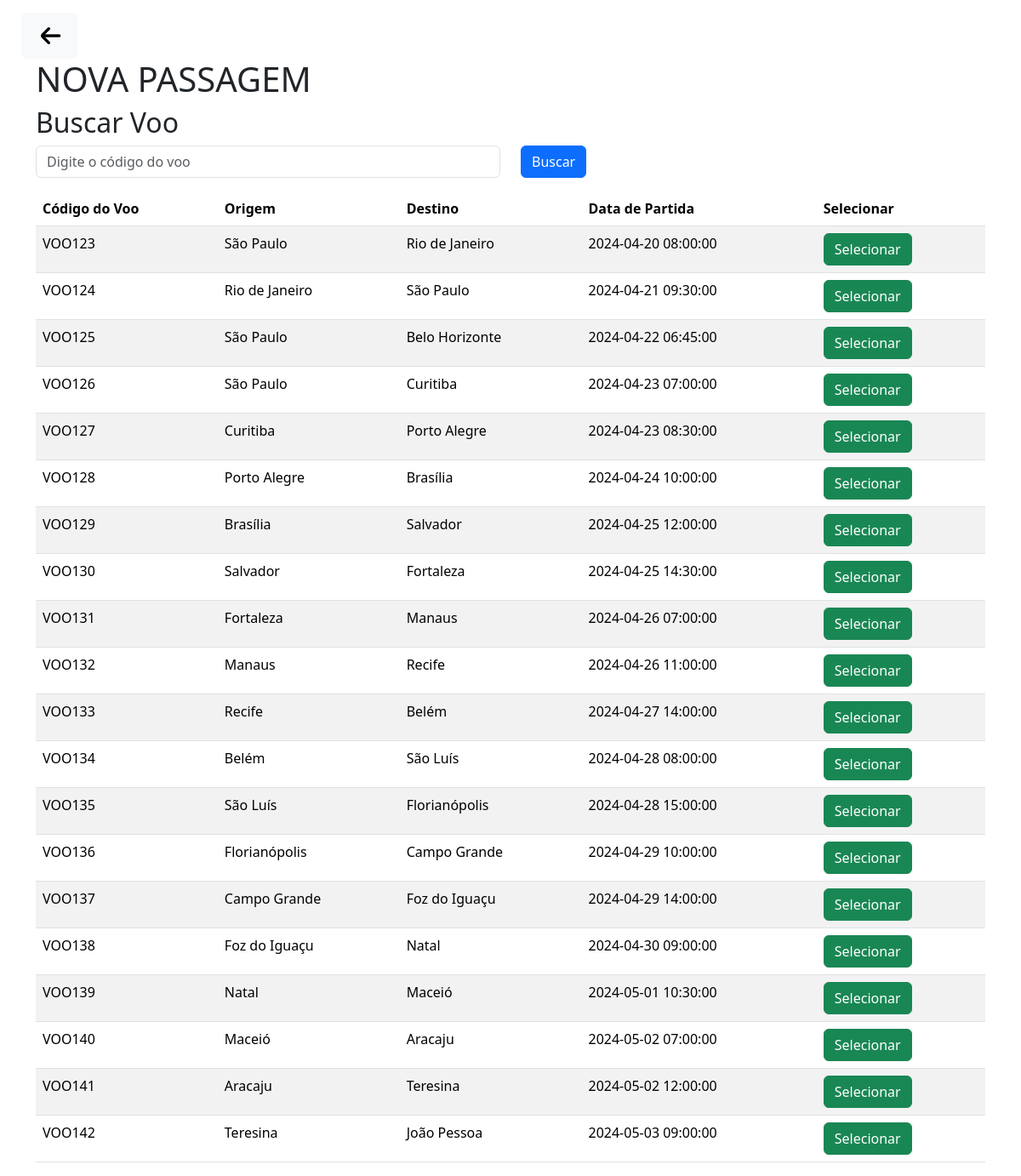
The app's page /passagem/addPasagemCliente.php (signed in) with its own data.
### tables this page shows
CREATE TABLE VOOS (
    ID_VOO INT PRIMARY KEY AUTO_INCREMENT NOT NULL,
    CODIGO_VOO VARCHAR(100) UNIQUE NOT NULL,
    LOCAL_DE_ORIGEM VARCHAR(100) NOT NULL,
    LOCAL_DE_DESTINO VARCHAR(100) NOT NULL,
    DATA_IDA VARCHAR(100) NOT NULL,
    DATA_CHEGADA VARCHAR(100) NOT NULL,
    PORTAO_EMBARQUE VARCHAR(100) NOT NULL,
    AERONAVE VARCHAR(100) NOT NULL,
    CODIGO_AERONAVE VARCHAR(100) NOT NULL,
    OPERADORA VARCHAR(100) NOT NULL,
    VOOIMAGEMPATH VARCHAR(200) NOT NULL
);

### passagem/addPasagemCliente.php (the view, shortened to what this page needs)
<?php
include('../connections/connection.php');
if ($conn) {
        $selectedFlightDetails = null;
        $idVooSelected = null;
        if(isset($_POST['searchInput'])) {
            $searchInput = $_POST['searchInput'];
            $sql_search = "SELECT * FROM VOOS WHERE CODIGO_VOO LIKE '%$searchInput%' OR LOCAL_DE_ORIGEM LIKE '%$searchInput%' OR LOCAL_DE_DESTINO LIKE '%$searchInput%'";
            $result_search = $conn->query($sql_search);
        }
        else{
            $sql_search = "SELECT * FROM VOOS";
            $result_search = $conn->query($sql_search);
        }
    } else {
        exit;
    }
    ?>
    <!DOCTYPE html>
    <html lang="pt-br">
    <head>
        <link rel="stylesheet" href="./style.css">
        <link rel="stylesheet" href="../node_modules/bootstrap/dist/css/bootstrap.min.css">
    </head>
    <body>
        <div class="toast-container position-fixed bottom-0 end-0 p-3">
        </div>
        <div id="conteinerButtom">
            <a id="botaoVoltar" type="button" class="btn btn-light" href="../homes/homeCliente.php"><img src="../imagens/iconVoltar.png" alt="voltarHome" style="width: 40px; height: 40px"></a>
        </div>
        <div class="container">
            <h1>NOVA PASSAGEM</h1>
            <?php if(isset($selectedFlightDetails)){ ?>
            <div class="row">
                <div class="col-lg-6">
                    <form method="POST" enctype="multipart/form-data">
                    <div class="mt-3">
                        <h4>Voo Selecionado:</h4>
                        <p><strong>Código do Voo:</strong> <?php echo $selectedFlightDetails['CODIGO_VOO']; ?></p>
                        <p><strong>Origem:</strong> <?php echo $selectedFlightDetails['LOCAL_DE_ORIGEM']; ?></p>
                        <p><strong>Destino:</strong> <?php echo $selectedFlightDetails['LOCAL_DE_DESTINO']; ?></p>
                        <p><strong>Data de Partida:</strong> <?php echo $selectedFlightDetails['DATA_IDA']; ?></p>
                        <p><strong>Operadora:</strong> <?php echo $selectedFlightDetails['OPERADORA']; ?></p>
                    </div>
                </div>
                <div class="col-lg-6">
                        <div class="mb-3">
                            <label for="txtCodigoPassagem" class="form-label">Código da Passagem</label>
                            <input type="text" name="txtCodigoPassagem" class="form-control" id="txtCodigoPassagem">
                        </div>
                        <div class="mb-3">
                            <label for="txtNomePassageiro" class="form-label">Nome Completo do Passageiro:</label>
                            <input type="text" name="txtNomePassageiro" class="form-control" id="txtNomePassageiro">
                        </div>
                        <div class="mb-3">
                            <label for="txtCpfPassageiro" class="form-label">CPF Passageiro:</label>
                            <input type="text" name="txtCpfPassageiro" class="form-control" id="txtCpfPassageiro" placeholder="xxx.xxx.xxx-xx" maxlength="14" oninput="formatarCpf(this)">
                        </div>
                        <div class="mb-3">
                            <label for="txtCpfPassageiro" class="form-label">Assento:</label>
                            <input type="text" name="txtAssento" class="form-control" id="txtAssento" placeholder="" maxlength="5">
                        </div>
                        <div class="mb-3">
                            <label for="txtClasse" class="form-label">Classe:</label>
                            <select class="form-select" name="txtClasse" id="txtClasse">
                                <option value="Econômica">Econômica</option>
                                <option value="Econômica Plus">Econômica Plus</option>
                                <option value="Executiva">Executiva</option>
                                <option value="Primeira Classe">Primeira Classe</option>
                            </select>
                        </div>
                        <input type="hidden" name="selectedFlightId" value="<?php echo $idVooSelected; ?>">
                        <button type="submit" name="AdicionarPasagem" class="btn btn-success">Adicionar Passagem</button>
                    </form>
                </div>
                    <?php }
                    else{
                        ?>
                        <div class="col-lg">
                        <h2>Buscar Voo</h2>
                        <form method="POST">
                            <div class="row">
                                <div class="col-lg-6">
                                    <input type="text" name="searchInput" class="form-control mb-3" placeholder="Digite o código do voo">
                                </div>
                                <div class="col-lg-6">
                                    <button type="submit" class="btn btn-primary">Buscar</button>
                                </div>
                            </div>
                        </form>
                        <div class="table-responsive">
                        <table class="table table-striped">
                            <thead>
                                <tr>
                                    <th>Código do Voo</th>
                                    <th>Origem</th>
                                    <th>Destino</th>
                                    <th>Data de Partida</th>
                                    <th>Selecionar</th>
                                </tr>
                            </thead>
                            <tbody>
                                <?php
                                if (isset($result_search) && $result_search->num_rows > 0) {
                                    while ($row = $result_search->fetch_assoc()) {
                                        echo "<tr>";
                                        echo "<td>" . $row['CODIGO_VOO'] . "</td>";
                                        echo "<td>" . $row['LOCAL_DE_ORIGEM'] . "</td>";
                                        echo "<td>" . $row['LOCAL_DE_DESTINO'] . "</td>";
                                        echo "<td>" . $row['DATA_IDA'] . "</td>";
                                        echo "<td><form method='POST'><input type='hidden' name='selectedFlightId' value='" . $row['ID_VOO'] . "'><button type='submit' class='btn btn-success'>Selecionar</button></form></td>";
                                        echo "</tr>";
                                    }
                                } else {
                                    ?>
                                <div class="alert alert-warning" role="alert">
                                    Nenhum voo encontrado.
                                 </div>
                                <?php
                                }
                                ?>
                            </tbody>
                        </table>
                    </div>
                    <?php
                    }?>
                </div>
            </div>
</body>
</html>

### passagem/style.css (style rules this page uses)
#botaoVoltar { margin-top: 15px; margin-left: 25px; }

### records on screen
voos: CODIGO_VOO "VOO123", LOCAL_DE_ORIGEM "São Paulo", LOCAL_DE_DESTINO "Rio de Janeiro", DATA_IDA "2024-04-20 08:00:00"
voos: CODIGO_VOO "VOO124", LOCAL_DE_ORIGEM "Rio de Janeiro", LOCAL_DE_DESTINO "São Paulo", DATA_IDA "2024-04-21 09:30:00"
voos: CODIGO_VOO "VOO125", LOCAL_DE_ORIGEM "São Paulo", LOCAL_DE_DESTINO "Belo Horizonte", DATA_IDA "2024-04-22 06:45:00"
voos: CODIGO_VOO "VOO126", LOCAL_DE_ORIGEM "São Paulo", LOCAL_DE_DESTINO "Curitiba", DATA_IDA "2024-04-23 07:00:00"
voos: CODIGO_VOO "VOO127", LOCAL_DE_ORIGEM "Curitiba", LOCAL_DE_DESTINO "Porto Alegre", DATA_IDA "2024-04-23 08:30:00"
voos: CODIGO_VOO "VOO128", LOCAL_DE_ORIGEM "Porto Alegre", LOCAL_DE_DESTINO "Brasília", DATA_IDA "2024-04-24 10:00:00"
voos: CODIGO_VOO "VOO129", LOCAL_DE_ORIGEM "Brasília", LOCAL_DE_DESTINO "Salvador", DATA_IDA "2024-04-25 12:00:00"
voos: CODIGO_VOO "VOO130", LOCAL_DE_ORIGEM "Salvador", LOCAL_DE_DESTINO "Fortaleza", DATA_IDA "2024-04-25 14:30:00"
voos: CODIGO_VOO "VOO131", LOCAL_DE_ORIGEM "Fortaleza", LOCAL_DE_DESTINO "Manaus", DATA_IDA "2024-04-26 07:00:00"
voos: CODIGO_VOO "VOO132", LOCAL_DE_ORIGEM "Manaus", LOCAL_DE_DESTINO "Recife", DATA_IDA "2024-04-26 11:00:00"
voos: CODIGO_VOO "VOO133", LOCAL_DE_ORIGEM "Recife", LOCAL_DE_DESTINO "Belém", DATA_IDA "2024-04-27 14:00:00"
voos: CODIGO_VOO "VOO134", LOCAL_DE_ORIGEM "Belém", LOCAL_DE_DESTINO "São Luís", DATA_IDA "2024-04-28 08:00:00"
voos: CODIGO_VOO "VOO135", LOCAL_DE_ORIGEM "São Luís", LOCAL_DE_DESTINO "Florianópolis", DATA_IDA "2024-04-28 15:00:00"
voos: CODIGO_VOO "VOO136", LOCAL_DE_ORIGEM "Florianópolis", LOCAL_DE_DESTINO "Campo Grande", DATA_IDA "2024-04-29 10:00:00"
voos: CODIGO_VOO "VOO137", LOCAL_DE_ORIGEM "Campo Grande", LOCAL_DE_DESTINO "Foz do Iguaçu", DATA_IDA "2024-04-29 14:00:00"
voos: CODIGO_VOO "VOO138", LOCAL_DE_ORIGEM "Foz do Iguaçu", LOCAL_DE_DESTINO "Natal", DATA_IDA "2024-04-30 09:00:00"
voos: CODIGO_VOO "VOO139", LOCAL_DE_ORIGEM "Natal", LOCAL_DE_DESTINO "Maceió", DATA_IDA "2024-05-01 10:30:00"
voos: CODIGO_VOO "VOO140", LOCAL_DE_ORIGEM "Maceió", LOCAL_DE_DESTINO "Aracaju", DATA_IDA "2024-05-02 07:00:00"
voos: CODIGO_VOO "VOO141", LOCAL_DE_ORIGEM "Aracaju", LOCAL_DE_DESTINO "Teresina", DATA_IDA "2024-05-02 12:00:00"
voos: CODIGO_VOO "VOO142", LOCAL_DE_ORIGEM "Teresina", LOCAL_DE_DESTINO "João Pessoa", DATA_IDA "2024-05-03 09:00:00"
